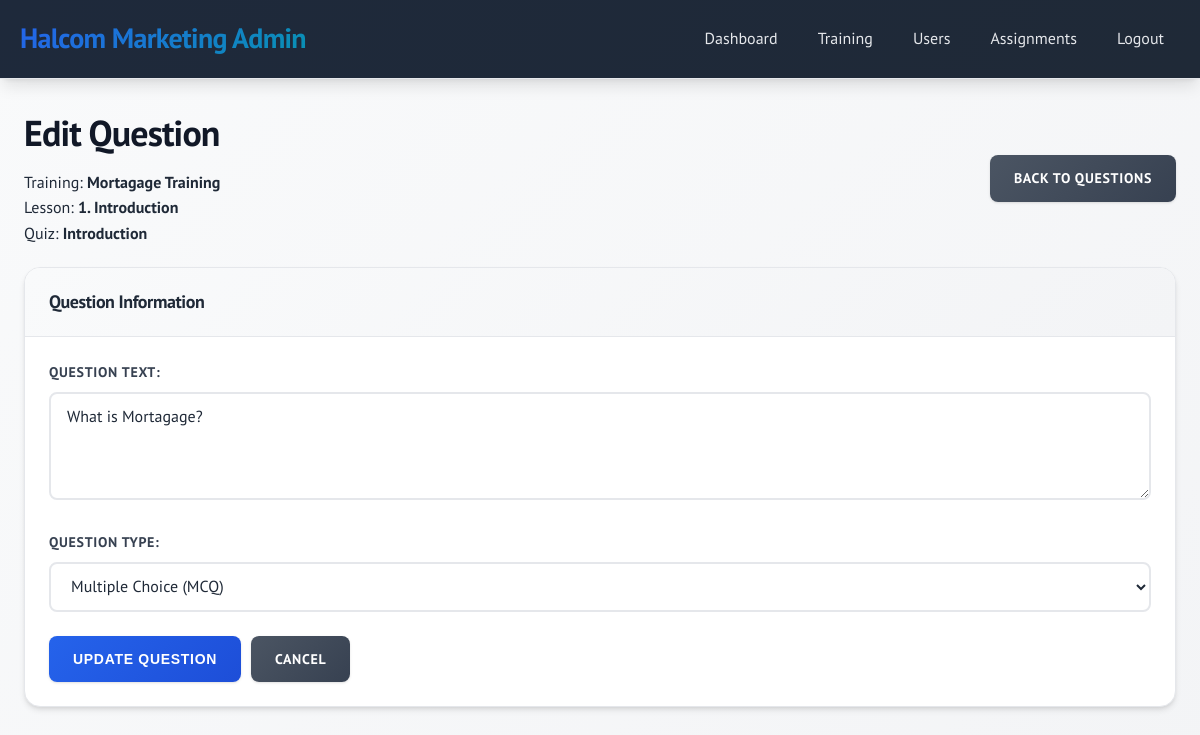
/admin/question_form.php?id=4 (signed in), run on the app's committed database.
### tables this page shows
CREATE TABLE `quizzes` (
  `id` int(11) NOT NULL AUTO_INCREMENT,
  `lesson_id` int(11) NOT NULL,
  `title` varchar(200) NOT NULL,
  `passing_score` int(11) NOT NULL DEFAULT 70,
  `created_at` timestamp NOT NULL DEFAULT current_timestamp(),
  PRIMARY KEY (`id`),
  KEY `lesson_id` (`lesson_id`),
  CONSTRAINT `quizzes_ibfk_1` FOREIGN KEY (`lesson_id`) REFERENCES `lessons` (`id`) ON DELETE CASCADE
);

CREATE TABLE `courses` (
  `id` int(11) NOT NULL AUTO_INCREMENT,
  `title` varchar(200) NOT NULL,
  `description` text DEFAULT NULL,
  `created_by` int(11) NOT NULL,
  `created_at` timestamp NOT NULL DEFAULT current_timestamp(),
  PRIMARY KEY (`id`),
  KEY `created_by` (`created_by`),
  CONSTRAINT `courses_ibfk_1` FOREIGN KEY (`created_by`) REFERENCES `users` (`id`) ON DELETE CASCADE
);

CREATE TABLE `lessons` (
  `id` int(11) NOT NULL AUTO_INCREMENT,
  `course_id` int(11) NOT NULL,
  `title` varchar(200) NOT NULL,
  `content` text DEFAULT NULL,
  `video_url` varchar(500) DEFAULT NULL,
  `embed_code` text DEFAULT NULL,
  `audio_url` varchar(500) DEFAULT NULL,
  `reference_files` text DEFAULT NULL,
  `position` int(11) NOT NULL DEFAULT 1,
  `created_at` timestamp NOT NULL DEFAULT current_timestamp(),
  PRIMARY KEY (`id`),
  KEY `course_id` (`course_id`),
  CONSTRAINT `lessons_ibfk_1` FOREIGN KEY (`course_id`) REFERENCES `courses` (`id`) ON DELETE CASCADE
);

CREATE TABLE `questions` (
  `id` int(11) NOT NULL AUTO_INCREMENT,
  `quiz_id` int(11) NOT NULL,
  `question_text` text NOT NULL,
  `type` enum('mcq','essay') NOT NULL DEFAULT 'mcq',
  `created_at` timestamp NOT NULL DEFAULT current_timestamp(),
  PRIMARY KEY (`id`),
  KEY `quiz_id` (`quiz_id`),
  CONSTRAINT `questions_ibfk_1` FOREIGN KEY (`quiz_id`) REFERENCES `quizzes` (`id`) ON DELETE CASCADE
);

### admin/question_form.php (the view, shortened to what this page needs)
<?php
$pdo = getDBConnection();
$question = null;
$is_edit = false;
$quiz_id = $_GET['quiz_id'] ?? null;
if (isset($_GET['id']) && is_numeric($_GET['id'])) {
    $is_edit = true;
    $stmt = $pdo->prepare("SELECT * FROM questions WHERE id = ?");
    $stmt->execute([$_GET['id']]);
    $question = $stmt->fetch();
    $quiz_id = $question['quiz_id'];
} elseif (!$quiz_id || !is_numeric($quiz_id)) {
    redirect('trainings.php');
}
$stmt = $pdo->prepare("
    SELECT q.*, l.title as lesson_title, c.title as Training_title
    FROM quizzes q
    JOIN lessons l ON q.lesson_id = l.id
    JOIN courses c ON l.course_id = c.id
    WHERE q.id = ?
");
$stmt->execute([$quiz_id]);
$quiz = $stmt->fetch();
?>
<!DOCTYPE html>
<html lang="en">
<head>
    <link rel="stylesheet" href="../assets/css/style.css">
</head>
<body>
    <div class="header">
        <div class="header-content">
            <div class="logo">Halcom Marketing Admin</div>
            <div class="nav">
                <a href="dashboard.php">Dashboard</a>
                <a href="trainings.php">Training</a>
                <a href="users.php">Users</a>
                <a href="training_assignments.php">Assignments</a>
                <a href="../auth/logout.php">Logout</a>
            </div>
        </div>
    </div>
    <div class="container">
        <div class="d-flex justify-between align-center mb-20">
            <div>
                <h1><?php echo $is_edit ? 'Edit Question' : 'Add New Question'; ?></h1>
                <p>Training: <strong><?php echo htmlspecialchars($quiz['Training_title']); ?></strong></p>
                <p>Lesson: <strong><?php echo htmlspecialchars($quiz['lesson_title']); ?></strong></p>
                <p>Quiz: <strong><?php echo htmlspecialchars($quiz['title']); ?></strong></p>
            </div>
            <a href="questions.php?quiz_id=<?php echo $quiz_id; ?>" class="btn btn-secondary">Back to Questions</a>
        </div>
        <div class="card">
            <div class="card-header">
                Question Information
            </div>
            <div class="card-body">
                <form method="POST">
                    <div class="form-group">
                        <label for="question_text">Question Text:</label>
                        <textarea id="question_text" name="question_text" rows="4" required><?php echo $question ? htmlspecialchars($question['question_text']) : ''; ?></textarea>
                    </div>
                    <div class="form-group">
                        <label for="type">Question Type:</label>
                        <select id="type" name="type" required>
                            <option value="mcq" <?php echo (!$question || $question['type'] === 'mcq') ? 'selected' : ''; ?>>Multiple Choice (MCQ)</option>
                        </select>
                    </div>
                    <div class="d-flex gap-10">
                        <button type="submit" class="btn btn-primary">
                            <?php echo $is_edit ? 'Update Question' : 'Create Question'; ?>
                        </button>
                        <a href="questions.php?quiz_id=<?php echo $quiz_id; ?>" class="btn btn-secondary">Cancel</a>
                    </div>
                </form>
            </div>
        </div>
    </div>
</body>
</html>

### data on the page
quizzes: courses.title "Mortagage Training", lesson.title "1. Introduction", title "Introduction"
questions: question_text "What is Mortagage?", type "Multiple Choice (MCQ)"
